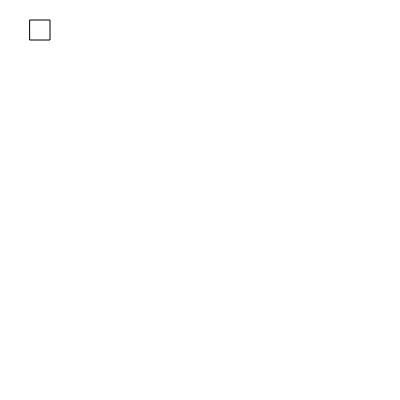
Frame 1 (no input)
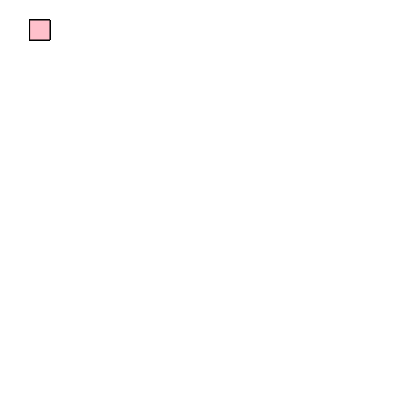
Frame 60 (no input)
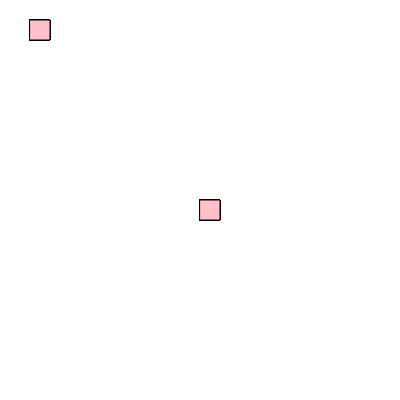
Frame 120 (the mouse pressed at the canvas centre since frame 60)

The p5.js sketch that drew these frames (run headless with seeded random() and noise() and a simulated clock; from frame 60 on, the mouse is pressed at the canvas centre):

// p5.js sketch
// ── sketch.js
function setup() {
    createCanvas(400, 400);
  background("white");
     }
  function draw() {
  rect(30,20,20);
  fill("pink");
  stroke("black");
  if(mouseIsPressed){
  rect(mouseX,mouseY,20,20)}}
